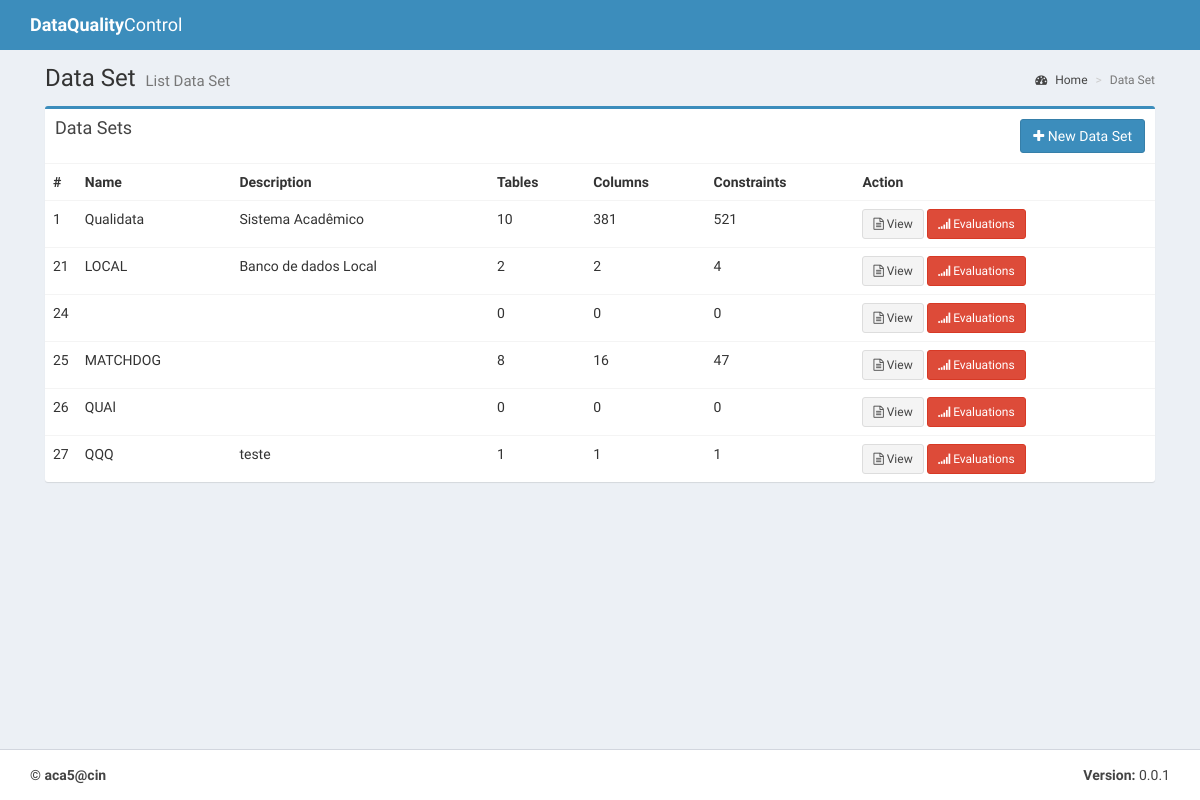
/dataset/, run on an earlier commit of the app's database.
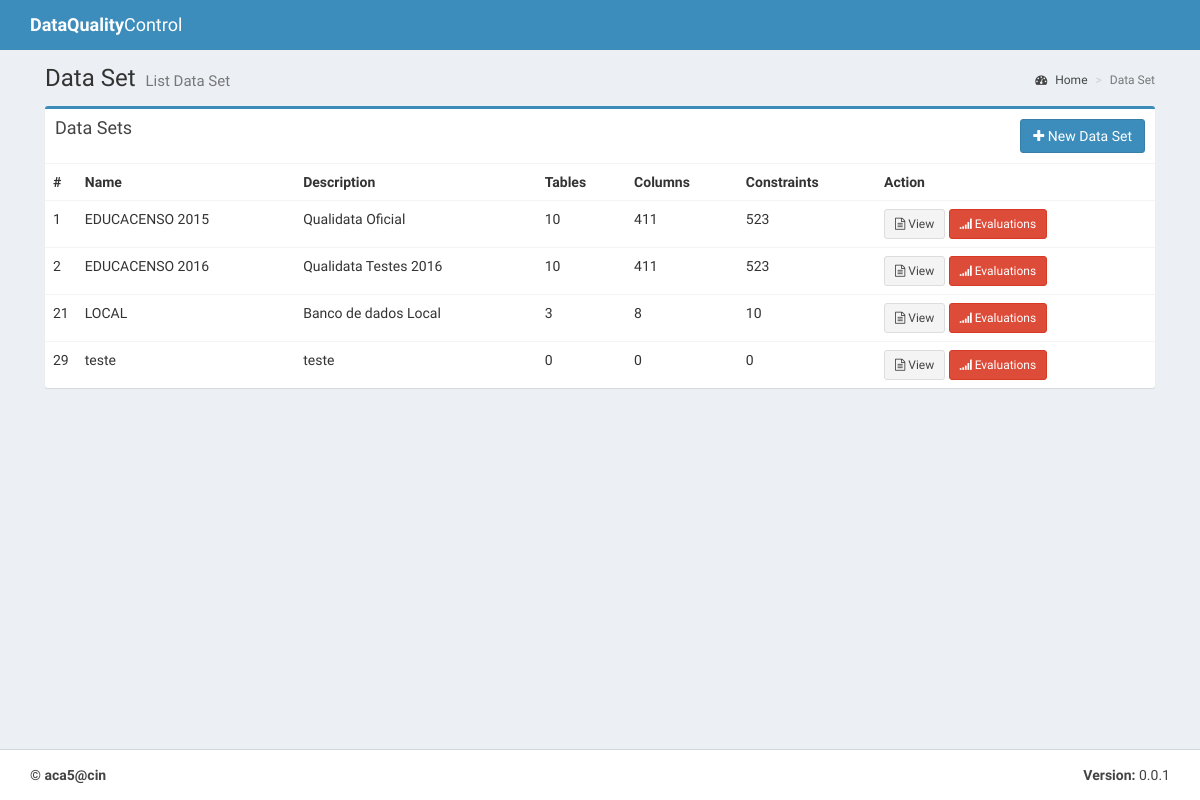
And on a later commit of the database.
### dqc/models.py (models this page shows, shortened)
class DataSet(models.Model):
    name = models.CharField(max_length=200)
    description = models.TextField()
    connection_driver = models.CharField(max_length=200, choices=CONNECTION_DRIVER_CHOICES)
    connection_server = models.CharField(max_length=200)
    connection_port = models.CharField(max_length=200)
    connection_database = models.CharField(max_length=200)
    connection_user = models.CharField(max_length=200)
    connection_password = models.CharField(max_length=200)
    created_at = models.DateTimeField(auto_now_add=True)
    def count_tables(self):
        return self.datatable_set.all().count()
    def count_columns(self):
        count = 0
        for c in self.datatable_set.all():
            count += c.count_columns()
        return count
    def count_constraints(self):
        count = 0
        for c in self.datatable_set.all():
            count += c.count_constraints()
        return count

class DataTable(models.Model):
    name = models.CharField(max_length=200)
    description = models.TextField()
    data_set = models.ForeignKey(DataSet)
    created_at = models.DateTimeField(auto_now_add=True)
    data_column_identify = models.ForeignKey('DataColumn', null=True)
    def count_columns(self):
        return self.datacolumn_set.all().count()
    def count_constraints(self):
        count = 0
        for c in self.datacolumn_set.all():
            count += c.count_constraints()
        return count

class DataColumn(models.Model):
    name = models.CharField(max_length=200)
    description = models.TextField()
    data_table = models.ForeignKey(DataTable)
    data_type = models.ForeignKey(DataType)
    created_at = models.DateTimeField(auto_now_add=True)
    def count_constraints(self):
        return self.datacolumnconstraint_set.all().count()

### dqc/views.py (the view)
# urls.py: url(r'^dataset/$', views.dataset_list, name="dataset_list"),
def dataset_list(request):
    datasets = DataSet.objects.all()
    return render(request, 'data_set_list.html', {"datasets": datasets})

### templates/data_set_list.html (shortened to what this page needs)
{% extends "template.html" %}
{% block content-header %}
    <h1>
        Data Set
        <small> List Data Set</small>
    </h1>
    <ol class="breadcrumb">
        <li><a href="{% url 'index' %}"><i class="fa fa-dashboard"></i> Home</a></li>
        <li class="active">Data Set</li>
    </ol>
{% endblock %}
{% block content %}
    <div class="box box-primary">
        <div class="box-header">
            <h3 class="box-title">Data Sets</h3>
            <a href="{%  url "dataset_new" %}" class="btn btn-primary pull-right"><i class="fa fa-plus"></i> New Data Set</a>
        </div>
        <div class="box-body no-padding table-responsive">
            <table class="table">
                <tbody>
                <tr>
                    <th style="width: 10px">#</th>
                    <th>Name</th>
                    <th>Description</th>
                    <th>Tables</th>
                    <th>Columns</th>
                    <th>Constraints</th>
                    <th>Action</th>
                </tr>
                {% for dataset in datasets %}
                    <tr>
                        <td>{{ dataset.id }}</td>
                        <td>{{ dataset.name }}</td>
                        <td>{{ dataset.description }}</td>
                        <td>{{ dataset.count_tables }}</td>
                        <td>{{ dataset.count_columns }}</td>
                        <td>{{ dataset.count_constraints }}</td>
                        <td>
                            <a class="btn btn-sm btn-default" href="{% url 'dataset_view'  dataset.id %}">
                                <i class="fa fa-file-text-o"></i> View</a>
                            <a class="btn btn-sm btn-danger" href="{% url 'evaluation_list'  dataset.id %}">
                                <i class="fa fa-signal "></i> Evaluations</a>
                        </td>
                    </tr>
                {% endfor %}
                </tbody>
            </table>
        </div>
    </div>
{% endblock %}

What changed in the data, as far as the page shows it:
removed DataSet: id "24", count_tables "0", count_columns "0", count_constraints "0"
removed DataSet: id "25", name "MATCHDOG", count_tables "8", count_columns "16", count_constraints "47"
removed DataSet: id "26", name "QUAl", count_tables "0", count_columns "0", count_constraints "0"
removed DataSet: id "27", name "QQQ", description "teste", count_tables "1", count_columns "1", count_constraints "1"
changed DataSet id 1: name "Qualidata" → "EDUCACENSO 2015"; description "Sistema Acadêmico" → "Qualidata Oficial"; count_columns "381" → "411"; count_constraints "521" → "523"
added DataSet: id "2", name "EDUCACENSO 2016", description "Qualidata Testes 2016", count_tables "10", count_columns "411", count_constraints "523"
computed for DataSet "LOCAL": count_tables "2" → "3"; count_columns "2" → "8"; count_constraints "4" → "10"
added DataSet: id "29", name "teste", description "teste", count_tables "0", count_columns "0", count_constraints "0"
